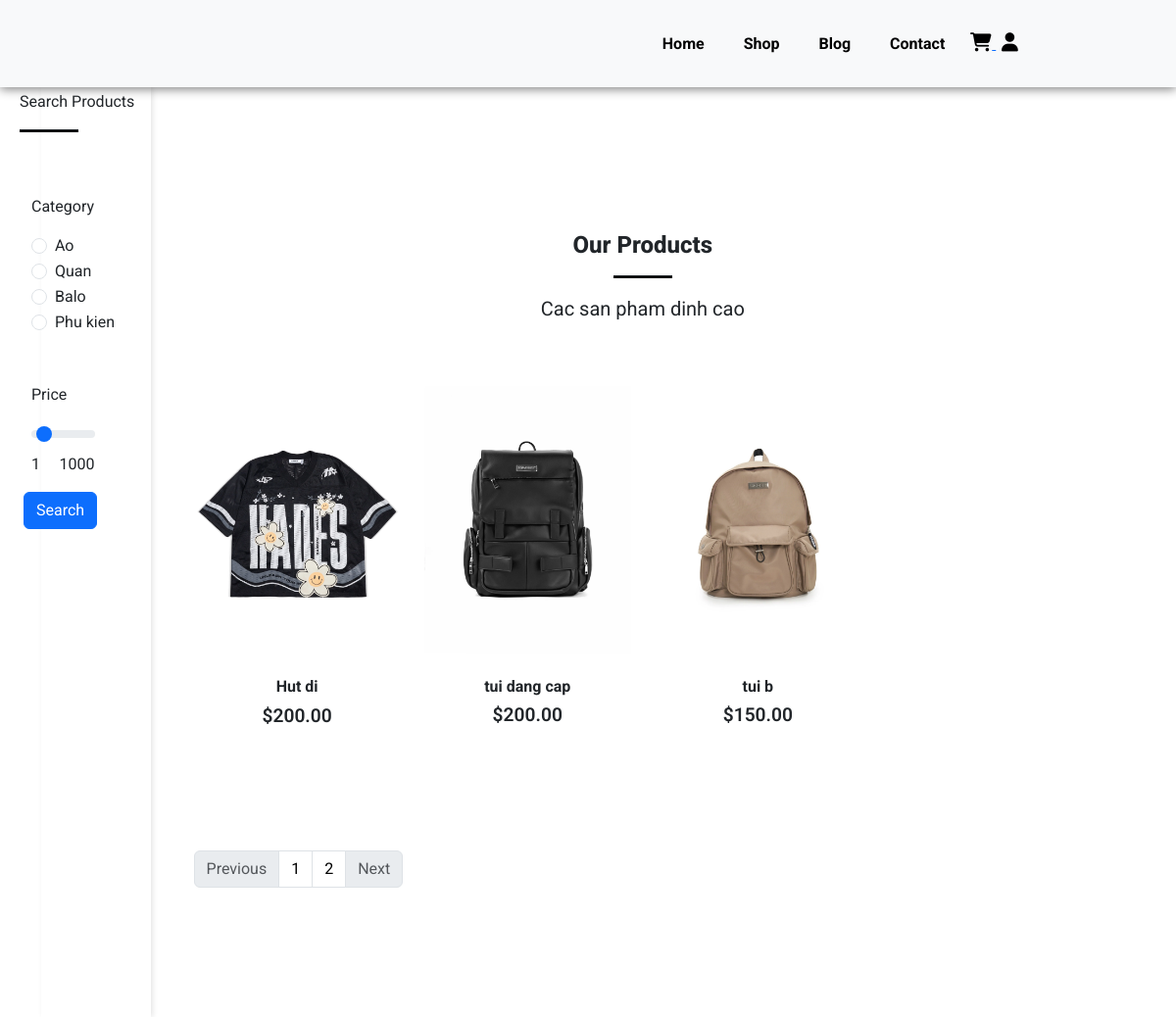
The app's page /shop.php (upper part), older data.
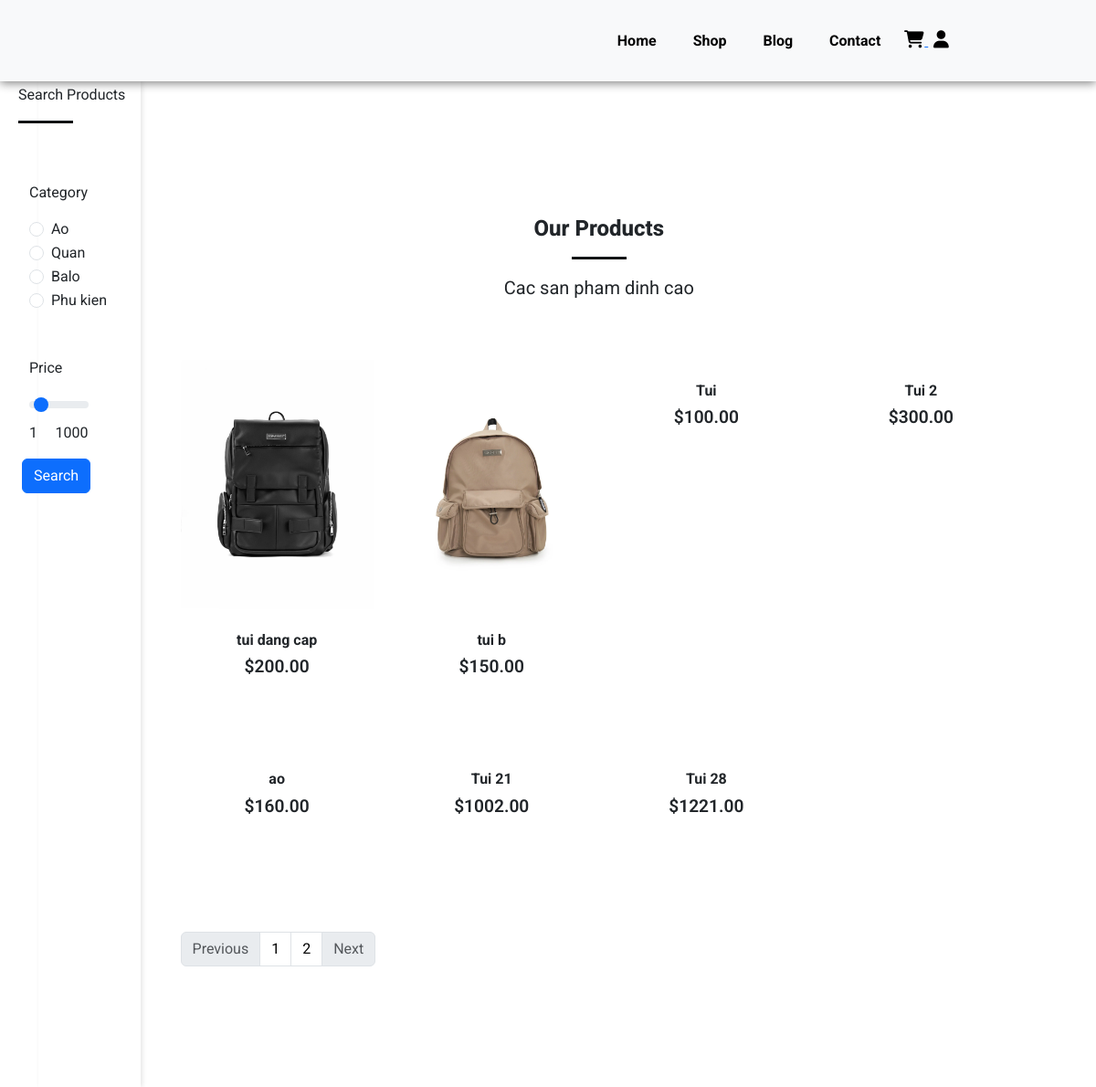
The same page, newer data.
### tables this page shows
CREATE TABLE `products` (
  `product_id` int(11) NOT NULL,
  `product_name` varchar(100) NOT NULL,
  `product_category` varchar(100) NOT NULL,
  `product_description` varchar(255) NOT NULL,
  `product_image` varchar(255) NOT NULL,
  `product_image2` varchar(255) NOT NULL,
  `product_image3` varchar(255) NOT NULL,
  `product_image4` varchar(255) NOT NULL,
  `product_price` decimal(6,2) NOT NULL,
  `product_special_offer` int(100) NOT NULL,
  `product_color` varchar(100) NOT NULL
);

### shop.php (the view, shortened to what this page needs)
<?php
include('server/connection.php');
if (isset($_POST['search'])) {
  if(isset($_GET['page_no']) && $_GET['page_no'] != ""){
        $page_no = $_GET['page_no'];
    } else{
        $page_no = 1;
    }
    $category = $_POST['category'];
    $price = $_POST['price'];
    $stmt1 = $conn->prepare("SELECT COUNT(*) As total_records FROM products WHERE product_category=? AND product_price<=?");
    $stmt1->bind_param('si',$category,$price);
    $stmt1->execute();
    $stmt1->bind_result($total_records);
    $stmt1->store_result();
    $stmt1->fetch();
    $total_records_per_page = 8;
    $offset = ($page_no-1) * $total_records_per_page;
    $previous_page = $page_no - 1;
    $next_page = $page_no + 1;
    $adjacents = "2";
    $total_no_of_pages = ceil($total_records/$total_records_per_page);
    $stmt2 = $conn->prepare("SELECT * FROM products WHERE product_category=? AND product_price<=? LIMIT $offset,$total_records_per_page");
    $stmt2->bind_param("si",$category,$price);
    $stmt2->execute();
    $products = $stmt2->get_result();
} else {
      if(isset($_GET['page_no']) && $_GET['page_no'] != ""){
        $page_no = $_GET['page_no'];
      } else {
        $page_no = 1;
      }
      $stmt1 = $conn->prepare("SELECT COUNT(*) As total_records FROM products");
      $stmt1->execute();
      $stmt1->bind_result($total_records);
      $total_records_per_page = 8;
      $offset = ($page_no-1) * $total_records_per_page;
      $total_no_of_pages = ceil($total_records/$total_records_per_page);
      $stmt2 = $conn->prepare("SELECT * FROM products LIMIT $offset,$total_records_per_page");
      $stmt2->execute();
      $products = $stmt2->get_result();
  }
?>
<!DOCTYPE html>
<html lang="en">
<head>
    <link href="https://cdn.jsdelivr.net/npm/bootstrap@5.3.3/dist/css/bootstrap.min.css" rel="stylesheet">
    <link rel="stylesheet" href="https://cdnjs.cloudflare.com/ajax/libs/font-awesome/4.7.0/css/font-awesome.min.css">
    <link rel="stylesheet" href="assets/css/style.css">
</head>
<body>
<?php include('layouts/header.php'); ?>
      <div class="container" style="display: flex; flex-direction: row">
        <div class="sidebar" style="width: 10%; padding: 20px; box-shadow: 2px 0 5px rgba(0,0,0,0.1);">
          <section id="search" class="my-5 py-5 ms-2">
            <div class="container mt-5 py-5">
              <p>Search Products</p>
              <hr>
            </div>
                <form action="shop.php" method="POST">
                  <div class="row mx-auto container">
                    <div class="col-lg-12 col-md-12 col-sm-12">
                      <p>Category</p>
                        <div class="form-check">
                          <input class="form-check-input" value="ao" type="radio" name="category" id="category_one" <?php if(isset($category) && $category=='Ao'){echo 'checked';} ?>>
                          <label class="form-check-label" for="flexRadioDefault1">
                            Ao
                          </label>
                        </div>
                        <div class="form-check">
                          <input class="form-check-input" value="quan" type="radio" name="category" id="category_two" <?php if(isset($category) && $category=='quan'){echo 'checked';} ?>>
                          <label class="form-check-label" for="flexRadioDefault2">
                            Quan
                          </label>
                        </div>
                        <div class="form-check">
                          <input class="form-check-input" value="balo" type="radio" name="category" id="category_two" <?php if(isset($category)&& $category=='Balo'){echo 'checked';} ?>>
                          <label class="form-check-label" for="flexRadioDefault2">
                            Balo
                          </label>
                        </div>
                        <div class="form-check">
                          <input class="form-check-input" value="phu_kien" type="radio" name="category" id="category_two" <?php if(isset($category)&& $category=='Phu_kien'){echo 'checked';} ?>>
                          <label class="form-check-label" for="flexRadioDefault2">
                            Phu kien
                          </label>
                        </div>
                    </div>
                  </div>
                  <div class="row mx-auto container mt-5">
                    <div class="col-lg-12 col-md-12 col-sm-12">
                        <p>Price</p>
                        <input type="range" class="form-range w-50" name="price" value="<?php if(isset($price)) {echo $price;} else{echo "100";} ?>" min="1" max="1000" id="customRange2">
                        <div class="w-50">
                          <span style="float: left;">1</span>
                          <span style="float: right;">1000</span>
                        </div>
                    </div>
                  </div>
                  <div class="form-group my-3 mx-3">
                    <input type="submit" name="search" value="Search" class="btn btn-primary">
                  </div>
                </form>
          </section>
        </div>
        <div class="main-content" style="width: 90%; padding:20px;">
          <section id="feature" class="my-5 py-5">
            <div class="container text-center mt-5 py-5">
                <br>
                <h3>Our Products</h3>
                <hr class="mx-auto">
                <p style="font-size: 20px;">Cac san pham dinh cao</p>
            </div>
            <div class="row mx-auto container">
              <?php while ($row = $products->fetch_assoc()) { ?>
                <div onclick="window.location.href='single_product.php';" class="product text-center col-lg-3 col-md-4 col-sm-12">
                    <img class="img-fluid mb-3" src="assets/imgs/<?php echo $row['product_image']; ?>" alt="">
                    <h5 class="p-name"><?php echo $row['product_name']; ?></h5>
                    <h4 class="p-price">$<?php echo $row['product_price']; ?></h4>
                </div>
              <?php } ?>
          <nav aria-label="Page navigation example">
          <ul class="pagination mt-5 mx-auto">
            <li class="page-item <?php if($page_no <=1){echo 'disabled';} ?>">
              <a class="page-link" href="<?php if($page_no <= 1){echo '#';}else { echo "?page_no=".($page_no-1);} ?>">Previous</a>
            </li>
            <li class="page-item"><a class="page-link" href="?page_no=1">1</a></li>
            <li class="page-item"><a class="page-link" href="?page_no=2">2</a></li>
            <li class="page-item <?php if($page_no >= $total_no_of_pages){echo 'disabled';}?>">
              <a class="page-link" href="<?php if($page_no >= $total_no_of_pages){echo '#';} else{echo "?page_no=".($psge_no+1);} ?>">Next</a>
            </li>
          </ul>
          </nav>
            </div>
          </section>
          </div>
      </div>
<?php include('layouts/footer.php'); ?>

### layouts/header.php (shortened to what this page needs)
<!DOCTYPE html>
<html lang="en">
<head>
    <link href="https://cdn.jsdelivr.net/npm/bootstrap@5.3.3/dist/css/bootstrap.min.css" rel="stylesheet">
    <link rel="stylesheet" href="https://cdnjs.cloudflare.com/ajax/libs/font-awesome/4.7.0/css/font-awesome.min.css">
    <link rel="stylesheet" href="assets/css/style.css">
</head>
<body>
    <nav class="navbar navbar-expand-lg navbar-light bg-light py-3 fixed-top">
        <div class="container">
          <div class="collapse navbar-collapse nav-buttons" id="navbarSupportedContent">
            <ul class="navbar-nav me-auto mb-2 mb-lg-0">
              <li class="nav-item">
                <a class="nav-link" href="index.php">Home</a>
              </li>
              <li class="nav-item">
                <a class="nav-link" href="shop.php">Shop</a>
              </li>
              <li class="nav-item">
                <a class="nav-link" href="#">Blog</a>
              </li>
              <li class="nav-item">
                <a class="nav-link" href="contact.html">Contact</a>
              </li>
              <li class="nav-item">
                <a href="cart.php">
                  <i class="fa fa-shopping-cart">
                  </i>
                </a>
                <a href="login.php"><i class="fa fa-user"></i></a>
              </li>
            </ul>
          </div>
        </div>
      </nav>

### layouts/footer.php (shortened to what this page needs)
</body>
</html>

### assets/css/style.css (style rules this page uses)
.nav-buttons { margin-left: 55%; }
* { margin: 0; padding: 0; box-sizing: border-box; }
body { font-family: 'Roboto', sans-serif; }
h3 { font-size: 1.5rem; font-weight: 800; }
h4 { font-size: 1.2rem; font-weight: 600; }
h5 { font-size: 1rem; font-weight: 400; }
.navbar { font-size: 16px; font-weight: bolder; padding-top: 2rem !important; padding-bottom: 2rem !important; top: 0; left: 0; box-shadow: 0 2px 10px gray; }
.navbar-light .navbar-nav .nav-link { padding: 0 20px; color: #000; transition: 0.4s ease; }
.navbar i { font-size: 1.2rem; padding: 0 0.7px; transition: -0.4s ease; cursor: pointer; margin-left: 5px; }
.nav-item a i { color: black; }
.product { cursor: pointer; margin-bottom: 2rem; }
.product img { transition: 0.3s all; }
hr { width: 60px; height: 3px !important; opacity: 1 !important; background-color: black; }
.p-name { font-weight: bold; }
#search { position: fixed; left: 0; top: -100px; float: left; }

### shop.php (style rules this page uses)
.product img { width: 100%; height: auto; box-sizing: border-box; object-fit: cover; }
.pagination a { color: black; }

Row changes from the older to the newer data that the page shows:
removed products: product_image (picture), product_name "Hut di", product_price "200.00"
added products: product_name "Tui", product_price "100.00"
added products: product_name "Tui 2", product_price "300.00"
added products: product_name "ao", product_price "160.00"
added products: product_name "Tui 21", product_price "1002.00"
added products: product_name "Tui 28", product_price "1221.00"
